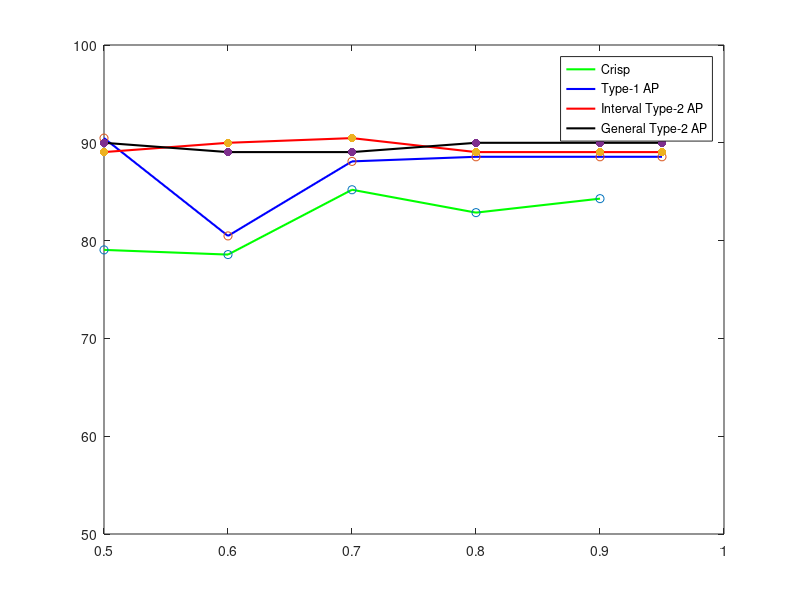

Write the MATLAB code that produced this figure.
lam1=[0.5 0.6 0.7 0.8 0.9];
acc1=[79.05 78.57 85.2 82.86 84.29];

lam2=[0.5 0.6 0.7 0.8 0.9 0.95 ];
acc2=[90.48 80.48 88.10 88.57 88.57 88.57] ;

lam3=[0.5 0.6 0.7 0.8 0.9 0.95];
acc3=[89.05 90 90.48 89.05 89.05 89.05];

lam4=[0.5 0.6 0.7 0.8 0.9 0.95];
acc4=[90 89.05 89.05 90 90 90];


clear y label;
box on
hold on 
graph1=plot(lam1,acc1,'green');
graph2=plot(lam2,acc2,'blue');
graph3=plot(lam3,acc3,'red');
graph4=plot(lam4,acc4,'black');
set(graph1,'LineWidth',1.5);
set(graph2,'LineWidth',1.5);
set(graph3,'LineWidth',1.5);
set(graph4,'LineWidth',1.5);
yticks([50 60 70 80 90 100])
scatter(lam1,acc1,'green');
scatter(lam2,acc2,'blue');
scatter(lam3,acc3,'red','filled');
scatter(lam4,acc4,'black','filled');
legend('Crisp','Type-1 AP','Interval Type-2 AP', 'General Type-2 AP');
ylim([50 100]);
hold off